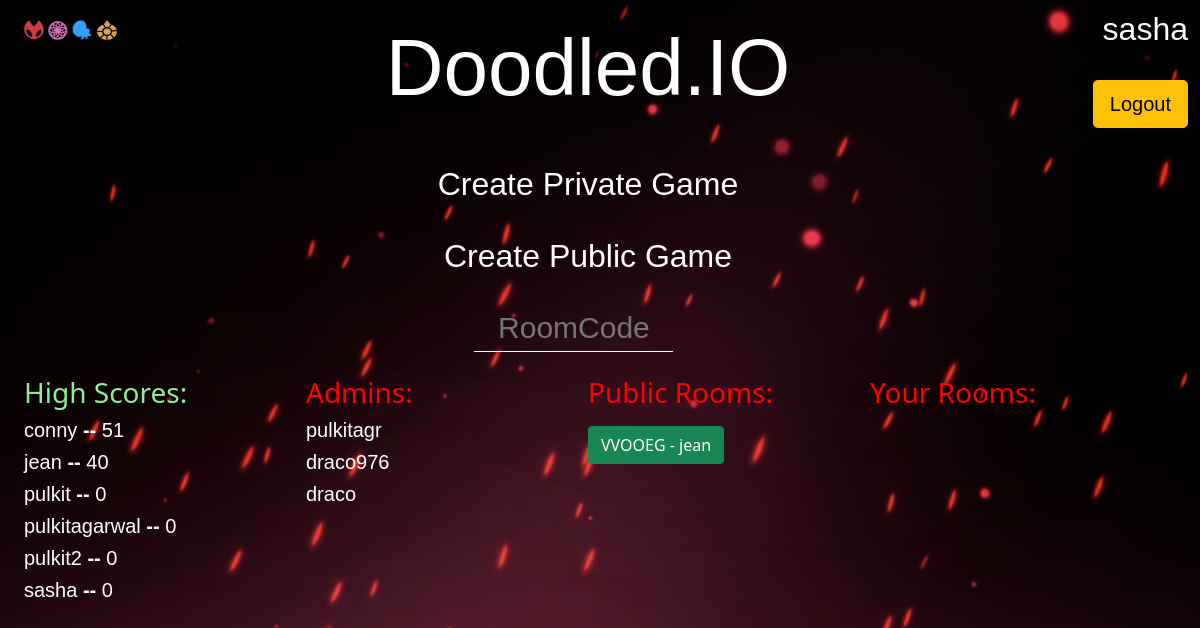
/menu/ (signed in), run on an earlier commit of the app's database.
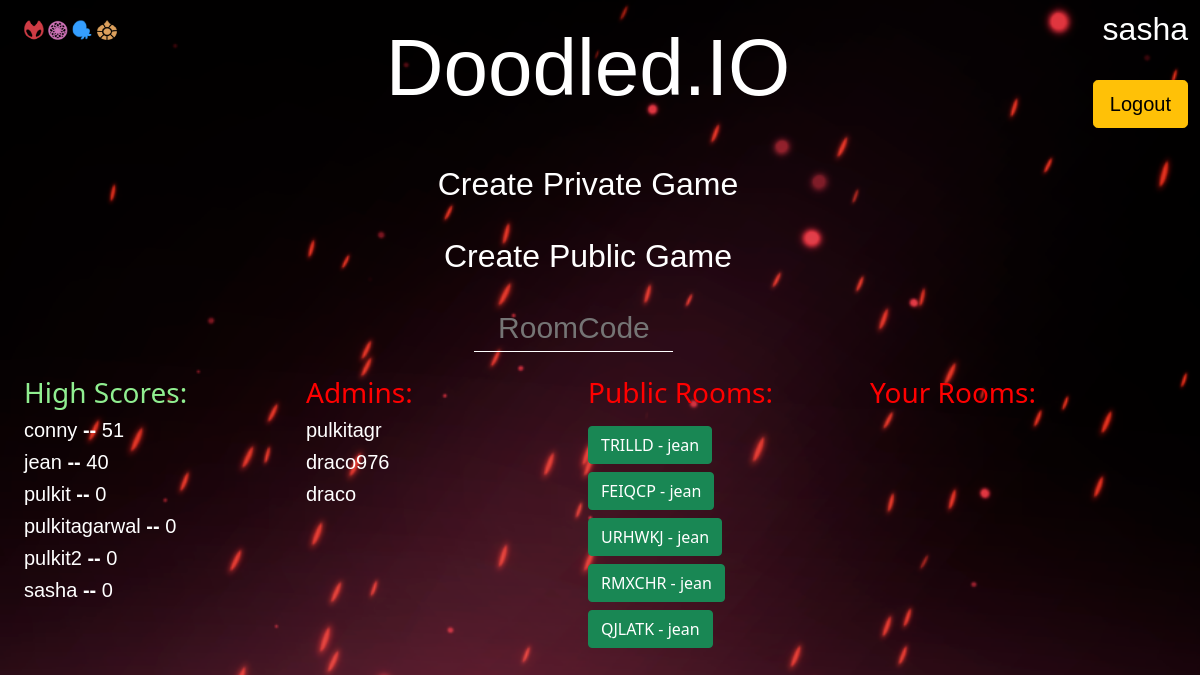
And on a later commit of the database.
### chats/models.py (models this page shows)
class Room(models.Model):
    owner = models.ForeignKey(User, on_delete=models.CASCADE)
    room_code = models.CharField(max_length=6, default="")
    room_type = models.CharField(max_length=7, default="")
    canvas_data_url = models.TextField(default="none")
    started = models.BooleanField(default=False)
    done_players = models.ManyToManyField(User, related_name="done_players")
    rem_players = models.ManyToManyField(User, related_name="rem_players")
    current_player = models.ForeignKey(User, on_delete=models.SET(owner), related_name="current_player")
    guessed = models.ManyToManyField(User, related_name="guessed")
    word = models.CharField(max_length=100, default="")
    startTime = models.DateTimeField(auto_now_add=True)
    round_no = models.IntegerField(default=0)
    def __str__(self) -> str:
        return self.room_code

### doodle/views.py (the view)
# urls.py: path('menu/', views.menu, name='menu'),
def menu(request):
    user = request.user
    if user.is_authenticated:
        template = loader.get_template('menu.html')
        user_list = User.objects.all()
        code_list = Room.objects.all()
        admin = []
        nonadmin = []
        for player in user_list:
            if player.is_superuser:
                admin.append(player)
            else :
                nonadmin.append((player, player.user_score.high_score))
        nonadmin.sort(reverse=True, key = lambda x: x[1])
        context = {
            'username': user.username,
            'admin': admin,
            'codelist': code_list,
            'loggedin': user,
            'nonadmin': nonadmin,
        }
        return HttpResponse(template.render(context, request))
    else:
        return redirect('/accounts/login')

### templates/menu.html (shortened to what this page needs)
{% extends 'login-reg-base.html' %}
{% block content %}
    <div class= "col align-self-end top-right"
    style="position: absolute; right: 0; top: 0; color: white; text-align:right;
    font-family: 'Supernatural Knight', sans-serif;
    margin-top: 10px;"
    >
      <h2>{{username}}</h2>
      <br>
      <a href = "{% url 'logout' %}"><button class="btn btn-warning btn-lg">Logout</button></a>
      <br>
    </div>
    <div style=" font-family: 'monaco', monospace; text-align: center;">
      <br>
      <a href="{% url 'main1' %}" class="themed-button">
        <span class="inactive">Create Private Game</span>
      </a>
      <br>
      <br>
      <a href="{% url 'main0' %}" class="themed-button">
        <span class="inactive">Create Public Game</span>
      </a>
      <br>
      <br>
    </div>
    <div class="row justify-content-center">
      <div class="col-3" style="text-align: center;">
        <input id="roomcode"
          type="text"
          name="roomcode"
          class="themed-input"
          style="text-align: center; font-family: 'Supernatural Knight', sans-serif; color: white; border-bottom: 1px solid white ; font-size: 30px;"
          placeholder="RoomCode"
          size="9"
          >
      <br>
      </div>
      <br>
    </div>
    <div class="row">
      <div class="col">
        <br>
        <h3 style = "color: lightgreen;">High Scores:</h3>
        {% for user,score in nonadmin %}
          <h5 style="font-family: 'Supernatural Knight', sans-serif; color: white;">{{user}} <b>--</b> {{score}}</h5>
        {% endfor %}
      </div>
      <div class="col">
        <br>
        <h3>Admins:</h3>
        {% for user in admin %}
            <h5 style="font-family: 'Supernatural Knight', sans-serif; color: white;">{{user}}</h5>
        {% endfor %}
      </div>
      <div class="col">
        <br>
        <h3> Public Rooms: </h3>
        {% for codes in codelist %}
          {% if codes.room_type == "public" %}
            {% if codes.owner == loggedin %}
              <button class="btn btn-success mt-2 public" value="{{codes}}"> {{codes}} </button>
              <button class = "btn btn-danger mt-2 delete" value="{{codes}}">Delete Room</button>
            {% else %}
              <button class="btn btn-success mt-2 public" value="{{codes}}"> {{codes}} - {{codes.owner.username}} </button>
            {% endif %}
            <br>
          {% endif %}
        {% endfor %}
      </div>
      <div class="col">
        <br>
        <h3> Your Rooms: </h3>
        <br>
      </div>
    </div>
{% endblock %}

What changed in the data, as far as the page shows it:
removed Room: room_code "VVOOEG", owner.username "jean"
added Room: room_code "TRILLD", owner.username "jean"
added Room: room_code "FEIQCP", owner.username "jean"
added Room: room_code "URHWKJ", owner.username "jean"
added Room: room_code "RMXCHR", owner.username "jean"
added Room: room_code "QJLATK", owner.username "jean"
